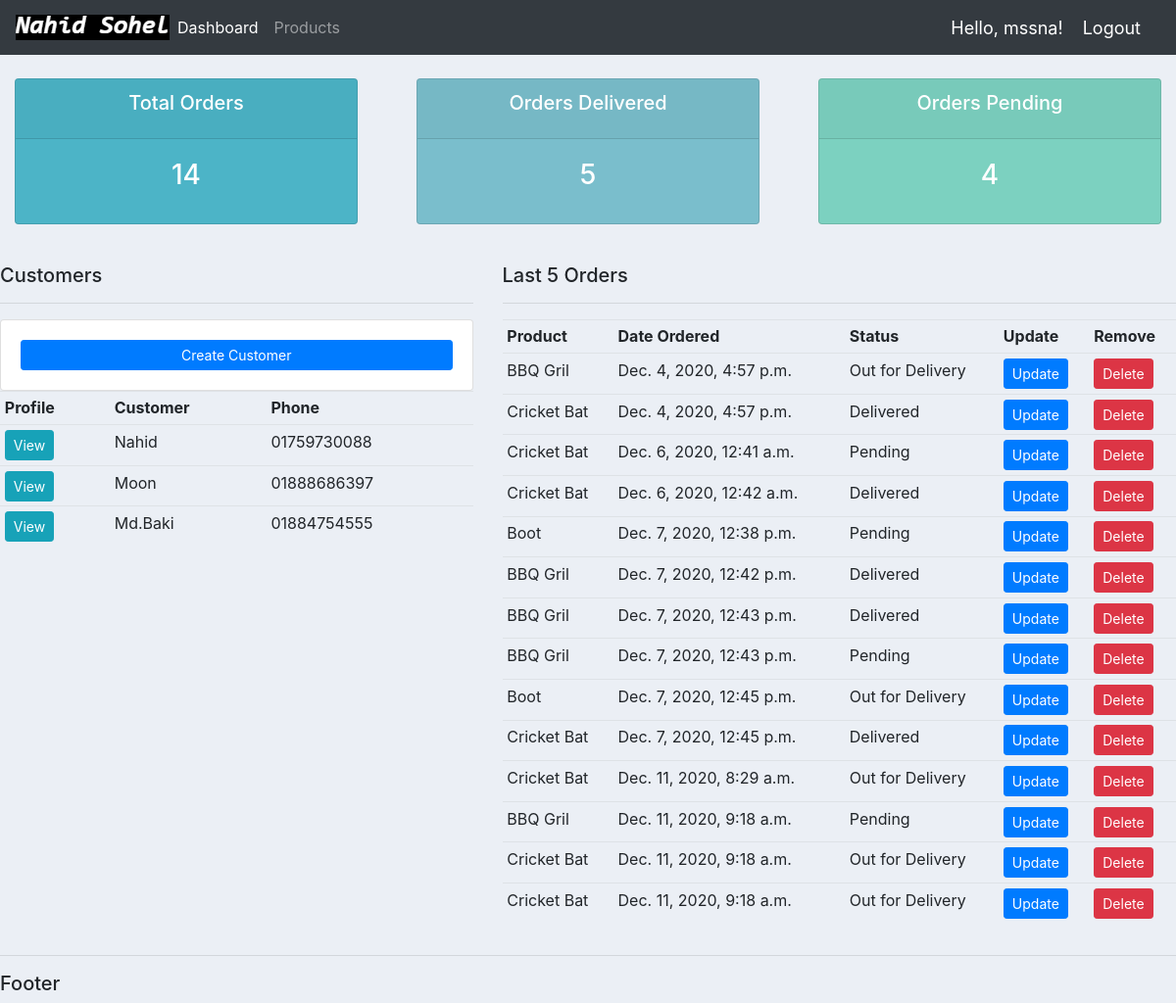
The app's page / (signed in) with its own data.
### accounts/models.py (models this page shows, shortened)
class Customer(models.Model):
    name = models.CharField(max_length=200, null=True)
    phone = models.CharField(max_length=200, null=True)
    email = models.CharField(max_length=200, null=True)
    date_created = models.DateTimeField(auto_now_add=True, null=True)

class Order(models.Model):
    STATUS = (
        ('Pending', 'Pending'),
        ('Out for Delivery', 'Out for Delivery'),
        ('Delivered', 'Delivered'),
    )
    customer = models.ForeignKey(Customer, null=True, on_delete=models.SET_NULL)
    product = models.ForeignKey(Product, null=True, on_delete=models.SET_NULL)
    date_created = models.DateTimeField(auto_now_add=True, null=True)
    status = models.CharField(max_length=200, null=True, choices=STATUS)

class Product(models.Model):
    CATEGORY = (
        ('Indoor', 'Indoor'),
        ('Out Door', 'Out Door'),
    )
    name = models.CharField(max_length=200, null=True)
    price = models.FloatField(null=True)
    category = models.CharField(max_length=200, null=True, choices=CATEGORY)
    description = models.CharField(max_length=200, null=True)
    date_created = models.DateTimeField(auto_now_add=True, null=True)
    tags = models.ManyToManyField(Tag)
    def __str__(self):
        return self.name

### accounts/decorators.py (the view)
    def wrapper_func(request, *args, **kwargs):
        group = None
        if request.user.groups.exists():
            group = request.user.groups.all()[0].name
            if group == 'customers':
                return redirect('/user-page')
            if group == 'admin':
                return view_func(request,*args, **kwargs)

### accounts/views.py (called while the page is built)
@login_required(login_url='accounts:login')
@admin_only
def home(request):
    orders = Order.objects.all()
    customers = Customer.objects.all()
    total_customers = customers.count()
    total_orders = orders.count()
    delivered = orders.filter(status='Delivered').count()
    pending = orders.filter(status='Pending').count()
    context = {'customers': customers,
                'orders': orders,
                'total_orders' : total_orders,
                'delivered': delivered,
                'pending': pending}
    return render(request, 'accounts/dashboard.html', context)

### accounts/templates/accounts/dashboard.html
{% extends 'accounts/main.html' %}
{% block  content %}
 {% include 'accounts/status.html' %}
<br>
<div class="row">
    <div class="col-md-5">
        <h5>Customers</h5>
        <hr>
        <div class="card card-body">
            <a class="btn btn-primary btn-sm btn-block" href="">Create Customer</a>
        </div>
        <table class="table table-sm">
            <tr>
                <th>Profile</th>
                <th>Customer</th>
                <th>Phone</th>
            </tr>
            {% for customer in customers %}
            <tr>
                <td>
                    <a class="btn btn-sm btn-info" href="{% url 'accounts:customer' customer.id %}">View</a>
                </td>
                <td>{{ customer.name }}</td>
                <td>{{ customer.phone }}</td>
            </tr>
            {% endfor %}
        </table>
    </div>
    <div class="col-md-7">
        <h5>Last 5 Orders</h5>
        <hr>
        <table class="table table-sm">
            <tr>
                <th>Product</th>
                <th>Date Ordered</th>
                <th>Status</th>
                <th>Update</th>
                <th>Remove</th>
            </tr>
            {% for order in orders %}
            <tr>
                <td>{{ order.product }}</td>
                <td>{{ order.date_created }}</td>
                <td>{{ order.status }}</td>
                <td><a class="btn btn-sm btn-primary" href="{% url 'accounts:updateOrder' order.id %}">Update</a></td>
                <td><a class="btn btn-sm btn-danger" href="{% url 'accounts:deleteOrder' order.id %}">Delete</a></td>
            </tr>
            {% endfor %}
        </table>
    </div>
</div>
{% endblock %}

### accounts/templates/accounts/main.html (shortened to what this page needs)
{% load static %}
<!DOCTYPE html>
<html lang="en">
<head>
	<link rel="stylesheet" href="https://cdn.jsdelivr.net/npm/bootstrap@4.5.3/dist/css/bootstrap.min.css">
	<link rel="stylesheet" href="{% static 'css/main.css' %}">
</head>
<body>
    {% include 'accounts/navbar.html' %}
    {% block content %}
    {% endblock %}
    <hr>
    <h5>
        Footer
    </h5>
</body>
</html>

### accounts/templates/accounts/navbar.html (shortened to what this page needs)
{% load static %}
<nav class="navbar navbar-expand-lg navbar-dark bg-dark">
 <img src="{% static 'images/name.png' %}" alt="Name Logo">
  <div class="collapse navbar-collapse" id="navbarNav">
    <ul class="navbar-nav">
      {% if request.user.is_staff %}
      <li class="nav-item active">
        <a class="nav-link" href="{% url 'accounts:home' %}">Dashboard</a>
      </li>
      <li class="nav-item">
        <a class="nav-link" href="{% url 'accounts:products' %}">Products</a>
      </li>
      {% endif %}
    </ul>
  </div>
  <span class="hello-msg">Hello, {{ request.user }}!</span>
  <span><a class="hello-msg" href="{% url 'accounts:logout' %}">Logout</a></span>
</nav>

### accounts/templates/accounts/status.html
<br>
<div class="row">
	<div class="col">
		<div class="col-md">
			<div class="card text-center text-white  mb-3" id="total-orders">
			  	<div class="card-header">
			  		<h5 class="card-title">Total Orders</h5>
			  	</div>
			  	<div class="card-body">
			    	<h3 class="card-title">{{ total_orders }}</h3>
			  	</div>
			</div>
		</div>
	</div>
  <div class="col">
		<div class="col-md">
			<div class="card text-center text-white  mb-3" id="orders-delivered">
			  	<div class="card-header">
			  		<h5 class="card-title">Orders Delivered</h5>
			  	</div>
			  	<div class="card-body">
			    	<h3 class="card-title">{{ delivered }}</h3>
			  	</div>
			</div>
		</div>
	</div>
  <div class="col">
		<div class="col-md">
			<div class="card text-center text-white  mb-3" id="orders-pending">
			  	<div class="card-header">
			  		<h5 class="card-title">Orders Pending</h5>
			  	</div>
			  	<div class="card-body">
			    	<h3 class="card-title">{{ pending }}</h3>
			  	</div>
			</div>
		</div>
	</div>
</div>

### static/css/main.css (style rules this page uses)
body { background-color: #ebeff5; }
#total-orders { background-color: #4cb4c7; }
#orders-delivered { background-color: #7abecc; }
#orders-pending { background-color: #7CD1C0; }

### accounts/templates/accounts/navbar.html (style rules this page uses)
.hello-msg { font-size: 18px; color: #fff; margin-right: 20px; }

### records on screen
Customer: name "Nahid", phone "01759730088"
Customer: name "Moon", phone "01888686397"
Customer: name "Md.Baki", phone "01884754555"
Order: product "BBQ Gril", date_created "Dec. 4, 2020, 4:57 p.m.", status "Out for Delivery"
Order: product "Cricket Bat", date_created "Dec. 4, 2020, 4:57 p.m.", status "Delivered"
Order: product "Cricket Bat", date_created "Dec. 6, 2020, 12:41 a.m.", status "Pending"
Order: product "Cricket Bat", date_created "Dec. 6, 2020, 12:42 a.m.", status "Delivered"
Order: product "Boot", date_created "Dec. 7, 2020, 12:38 p.m.", status "Pending"
Order: product "BBQ Gril", date_created "Dec. 7, 2020, 12:42 p.m.", status "Delivered"
Order: product "BBQ Gril", date_created "Dec. 7, 2020, 12:43 p.m.", status "Delivered"
Order: product "BBQ Gril", date_created "Dec. 7, 2020, 12:43 p.m.", status "Pending"
Order: product "Boot", date_created "Dec. 7, 2020, 12:45 p.m.", status "Out for Delivery"
Order: product "Cricket Bat", date_created "Dec. 7, 2020, 12:45 p.m.", status "Delivered"
Order: product "Cricket Bat", date_created "Dec. 11, 2020, 8:29 a.m.", status "Out for Delivery"
Order: product "BBQ Gril", date_created "Dec. 11, 2020, 9:18 a.m.", status "Pending"
Order: product "Cricket Bat", date_created "Dec. 11, 2020, 9:18 a.m.", status "Out for Delivery"
Order: product "Cricket Bat", date_created "Dec. 11, 2020, 9:18 a.m.", status "Out for Delivery"

### other values on screen
{{ request.user }} "mssna"
{{ total_orders }} "14"
{{ delivered }} "5"
{{ pending }} "4"
